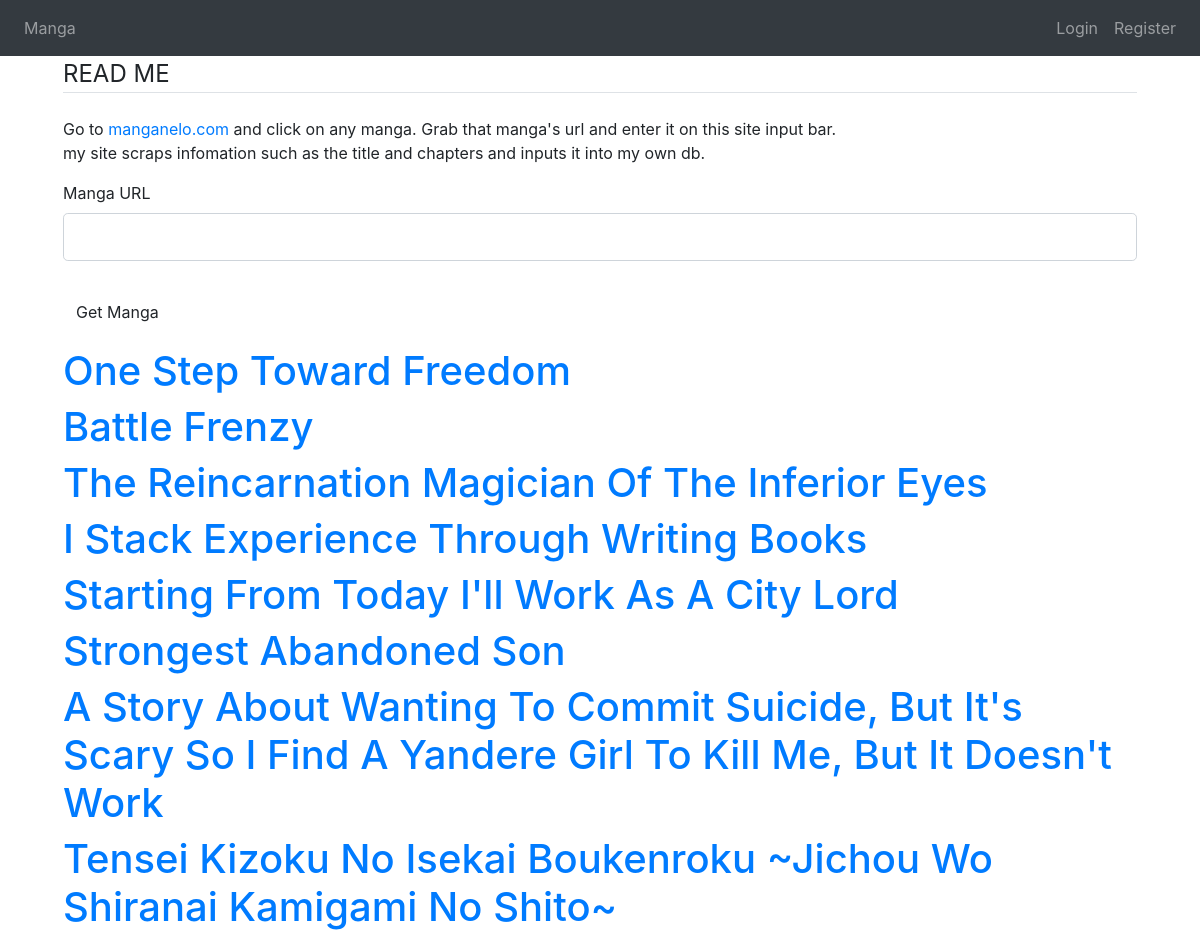
/post/manga, run on an earlier commit of the app's database.
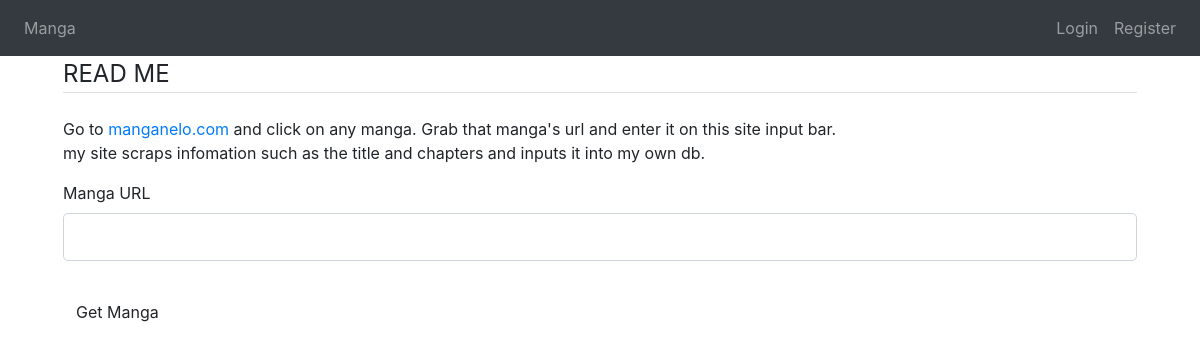
And on a later commit of the database.
### routing/models.py (models this page shows, shortened)
class Manga(db.Model):
    id = db.Column(db.Integer, primary_key=True)
    title = db.Column(db.String(50), unique=True, nullable=False)

### routing/routes.py (the view)
@app.route('/post/manga', methods = ['POST', 'GET'])
def manga_list():
    form = PostNewMangaEntry()
    query = MangaQueries()
    info = query.getAllMangaTitles()
    if form.validate_on_submit():
        scraper = Scaper(form.url.data)
        scraper.getAllChapterNum()
        title = scraper.getMangaTitle()
        flash('Manga has been found', 'success')
        return redirect(url_for('manga', manga_title = title))
    return render_template('manga_list.html', title = 'New Manga Entry', form = form, info = info)

### routing/forms.py
class PostNewMangaEntry(FlaskForm):
    url = StringField('Manga URL', validators={DataRequired()})
    submit = SubmitField('Get Manga')

### routing/queries.py (called while the page is built)
    def getAllMangaTitles(self):
        titles = []
        for x in db.session.query(Manga):
            titles.append(x.title)
            print(x.title)
        return titles

### routing/templates/manga_list.html (shortened to what this page needs)
{% extends "layout.html" %}
{% block content %}
<div class = 'container-fluid '>
<div class = 'mx-5'>
    <form method="POST" action="/post/manga">
        <fieldset class = "form-group">
            <legend class = "border-bottom mb-4"> READ ME </legend>
            <p> Go to <a href = "https://m.manganelo.com/read" target = "_blank">manganelo.com</a> and click on any manga. Grab that manga's url and enter it on this site input bar. <br>
                my site scraps infomation such as the title and chapters and inputs it into my own db.
            </p>
            <div class = form-group>
                {{ form.url.label(class = 'form-control-label')}}
                {% if form.url.errors %}
                    {{form.url(class = "form-control form-control-lg is-invalid")}}
                    <div class = 'invalid-feedback'>
                        {% for error in form.url.errors %}
                            <span>
                                {{ error }}
                            </span>
                        {% endfor %}
                    </div>
                {% else %}
                    {{ form.url(class = 'form-control form-control-lg')}}
                {% endif %}
            </div>
        </fieldset>
        <div class = 'form-group'>
            {{ form.submit(class = 'btn btn-outlint-info', onclick = "toggle_display()")}}
        </div>
    </form>
    <div>
    {% for x in info %}
        <a href = "{{ url_for('manga',  manga_title = x) }}"> <h1>  {{ x }}  </h1></a>
    {% endfor %}
    </div>
</div>
{% endblock %}

### routing/templates/layout.html (shortened to what this page needs)
<!DOCTYPE html>
<html>
<head>
    <link rel="stylesheet" href="https://cdn.jsdelivr.net/npm/bootstrap@4.5.3/dist/css/bootstrap.min.css">
</head>
<body>
    <nav class="navbar navbar-expand-lg navbar-dark bg-dark">
        <div class="collapse navbar-collapse" id="navbarSupportedContent">
          <ul class="navbar-nav mr-auto">
            <li class="nav-item">
              <a class="nav-link" href= "{{ url_for('manga_list')}}">Manga</a>
            </li>
          </ul>
          <div class = "navbar-nav">
            {% if current_user.is_authenticated %}
            <a class ="nav-itme nav-link" href=" {{ url_for('logout') }}"> Logout </a>
            {% else %}
            <a class ="nav-itme nav-link" href=" {{ url_for('login') }}"> Login </a>
            <a class ="nav-itme nav-link" href=" {{ url_for('register') }}"> Register </a>
            {% endif %}
          </div>
        </div>
      </nav>
{% block content %}
{% endblock content %}
</body>
</html>

What changed in the data, as far as the page shows it:
removed Manga: title "One Step Toward Freedom"
removed Manga: title "Battle Frenzy"
removed Manga: title "The Reincarnation Magician Of The Inferior Eyes"
removed Manga: title "I Stack Experience Through Writing Books"
removed Manga: title "Starting From Today I'll Work As A City Lord"
removed Manga: title "Strongest Abandoned Son"
removed Manga: title "A Story About Wanting To Commit Suicide, But It's Scary So I Find A Yandere Girl To Kill Me, But It Doesn't Work"
removed Manga: title "Tensei Kizoku No Isekai Boukenroku ~Jichou Wo Shiranai Kamigami No Shito~"
